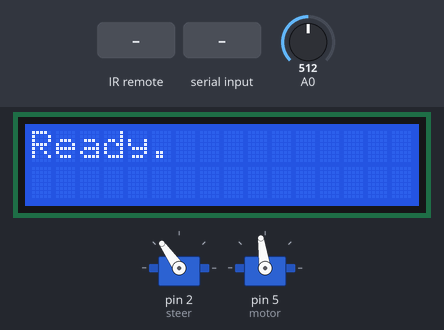
The sketch below on a simulated Arduino Uno, built with avr-gcc and run on an emulated ATmega328P. Parts: 16×2 character LCD, 2 × servo. The test bench sets the inputs (shaded band); at power-on: A0 = 512. What the sketch prints to the serial monitor is not drawn.

Above: at 1.2 s.
1.3 s: infrared code 0xE144FB04 received
At 2.3 s:
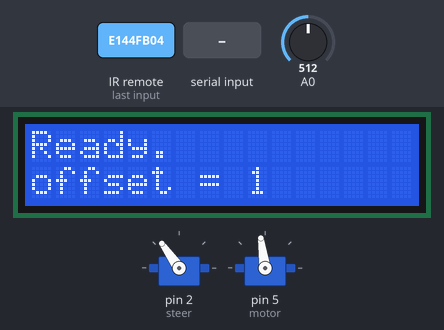
2.8 s: "-" received over the second serial link
At 3.8 s:
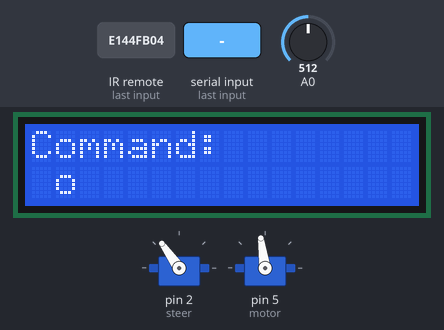
4.3 s: infrared code 0xE1448778 received
At 4.6 s:
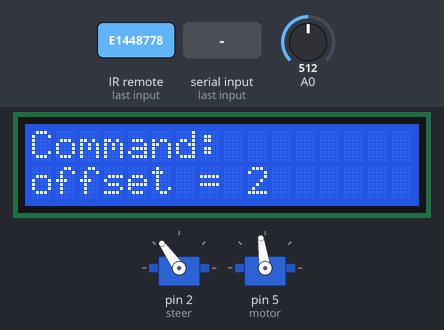
5.8 s: infrared code 0xE1446F90 received
At 7.0 s:
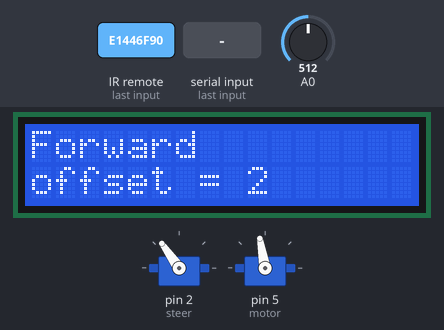
7.3 s: infrared code 0xE144EF10 received
At 8.1 s:
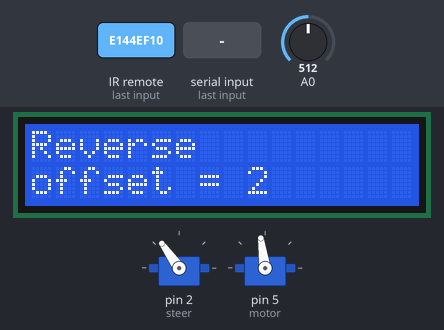
8.8 s: infrared code 0xE1444EB1 received
At 10.0 s:
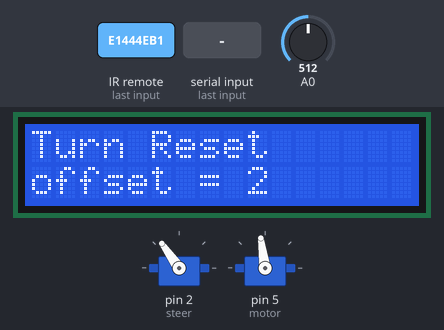
Timing chart, 0 to 11.4 s (numbered marks = the images above; inputs shaded):
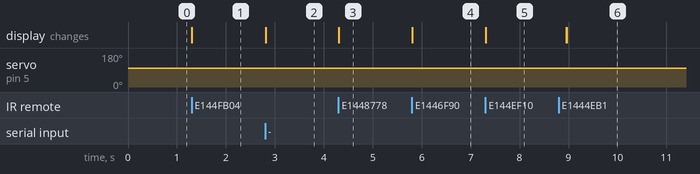

Measured:
- after the input at 1.3 s, the display: first changes at once (image 1 shows a later state)
- after the input at 2.8 s, the display: first changes at once (image 2 shows a later state)
- after the input at 4.3 s, the display: first changes at once (image 3 shows a later state)
- after the input at 5.8 s, servo on pin 5 (motor): 98° → 100° at once; the display: first changes at once (image 4 shows a later state)
- after the input at 7.3 s, servo on pin 5 (motor): 100° → 98° at once; the display: first changes at once (image 5 shows a later state)
- after the input at 8.8 s, the display: first changes after 0.16 s (image 6 shows a later state)

The sketch:

Rover.ino
```cpp
#include <Ultrasonic.h>
#include <IRremote.h>
#include <SoftwareSerial.h>
#include <Servo.h>
#include <LiquidCrystal.h>
//#include <Time.h>

#define NOTE_B0  31
#define NOTE_C1  33
#define NOTE_CS1 35
#define NOTE_D1  37
#define NOTE_DS1 39
#define NOTE_E1  41
#define NOTE_F1  44
#define NOTE_FS1 46
#define NOTE_G1  49
#define NOTE_GS1 52
#define NOTE_A1  55
#define NOTE_AS1 58
#define NOTE_B1  62
#define NOTE_C2  65
#define NOTE_CS2 69
#define NOTE_D2  73
#define NOTE_DS2 78
#define NOTE_E2  82
#define NOTE_F2  87
#define NOTE_FS2 93
#define NOTE_G2  98
#define NOTE_GS2 104
#define NOTE_A2  110
#define NOTE_AS2 117
#define NOTE_B2  123
#define NOTE_C3  131
#define NOTE_CS3 139
#define NOTE_D3  147
#define NOTE_DS3 156
#define NOTE_E3  165
#define NOTE_F3  175
#define NOTE_FS3 185
#define NOTE_G3  196
#define NOTE_GS3 208
#define NOTE_A3  220
#define NOTE_AS3 233
#define NOTE_B3  247
#define NOTE_C4  262
#define NOTE_CS4 277
#define NOTE_D4  294
#define NOTE_DS4 311
#define NOTE_E4  330
#define NOTE_F4  349
#define NOTE_FS4 370
#define NOTE_G4  392
#define NOTE_GS4 415
#define NOTE_A4  440
#define NOTE_AS4 466
#define NOTE_B4  494
#define NOTE_C5  523
#define NOTE_CS5 554
#define NOTE_D5  587
#define NOTE_DS5 622
#define NOTE_E5  659
#define NOTE_F5  698
#define NOTE_FS5 740
#define NOTE_G5  784
#define NOTE_GS5 831
#define NOTE_A5  880
#define NOTE_AS5 932
#define NOTE_B5  988
#define NOTE_C6  1047
#define NOTE_CS6 1109
#define NOTE_D6  1175
#define NOTE_DS6 1245
#define NOTE_E6  1319
#define NOTE_F6  1397
#define NOTE_FS6 1480
#define NOTE_G6  1568
#define NOTE_GS6 1661
#define NOTE_A6  1760
#define NOTE_AS6 1865
#define NOTE_B6  1976
#define NOTE_C7  2093
#define NOTE_CS7 2217
#define NOTE_D7  2349
#define NOTE_DS7 2489
#define NOTE_E7  2637
#define NOTE_F7  2794
#define NOTE_FS7 2960
#define NOTE_G7  3136
#define NOTE_GS7 3322
#define NOTE_A7  3520
#define NOTE_AS7 3729
#define NOTE_B7  3951
#define NOTE_C8  4186
#define NOTE_CS8 4435
#define NOTE_D8  4699
#define NOTE_DS8 4978

int melody[] = {NOTE_C4, NOTE_E4,NOTE_G4, NOTE_D5, NOTE_FS5,NOTE_A5, NOTE_CS6};

// note durations: 4 = quarter note, 8 = eighth note, etc.:
int noteDurations[] = {
  4, 4,2,4,4,2, 2 };

LiquidCrystal lcd(12, 11, 10, 13, 9, 8);
Ultrasonic ultrasonic(12,13);
int RECV_PIN = 4;
IRrecv irrecv(RECV_PIN);
decode_results results;

SoftwareSerial mySerial(0, 1);
Servo steer;
Servo motor;
String msg_one;
String msg_two;
int data;
int pot_range = 10;
int speed = 98;
int default_right = 170;
int default_left = 30;
int turn_offset = 20;
int default_speed = 98;
int default_turn = 125;
int turn = 125;
int current_turn = 125;
int temp = 118;
int offset = 1;
boolean blocked = false;
boolean enable_range = false;
boolean remote_mode = true;


void setup(void){
   //for (int thisNote = 0; thisNote < 6; thisNote++) {
    // to calculate the note duration, take one second
    // divided by the note type.
    //e.g. quarter note = 1000 / 4, eighth note = 1000/8, etc.
    //int noteDuration = 1000/noteDurations[thisNote];
    //tone(10, melody[thisNote],noteDuration);
    // to distinguish the notes, set a minimum time between them.
    // the note's duration + 30% seems to work well:
    //int pauseBetweenNotes = noteDuration * 1.30;
    //delay(pauseBetweenNotes);
    // stop the tone playing:
    //noTone(10);
  //}
  //2 color?
  lcd.begin(16,2);
  pinMode(8, OUTPUT);
  pinMode(9, OUTPUT);
  steer.attach(2);
  steer.write(default_turn);
  motor.write(default_speed);
  motor.attach(5);
  irrecv.enableIRIn();
  mySerial.begin(9600);
  Serial.begin(9600);
  msg_one = "Ready.";
  msg_two = "";
}
void loop(void){
  lcd.setCursor(0,0);
  lcd.print(msg_one);
  lcd.setCursor(0,2);
  lcd.print(msg_two);
  //ONONONONONONONONON: remote control mode on
  //if(remote_mode) {
    //digitalWrite(8, HIGH);
    //digitalWrite( 9, LOW);
  //}
  //else {
     //digitalWrite(8, LOW);
     //digitalWrite(9, HIGH);
  //}
  if(irrecv.decode(&results)) {
    Serial.println(results.value, HEX);
    //right arrow
    if(results.value == 0xE144639C){
      // turn right
      current_turn = default_turn + turn_offset;
      steer.write(current_turn);
    }
    //left arrow
    else if(results.value == 0xE144E31C){
      // turn left
      current_turn = default_turn - turn_offset;
      steer.write(current_turn);
    }
    //number 1 key
    else if(results.value == 0xE144FB04){
      // turn offset low
      turn_offset = 10;
      offset = 1;
      msg_two = "offset = 1";
      lcd.clear();
    }
    //number 2 key
    else if(results.value == 0xE1448778){
      // turn offset medium
      turn_offset = 20;
      offset = 2;
      msg_two = "offset = 2";
      lcd.clear();
    }
    //number 3 key
    else if(results.value == 0xE14447B8){
      // turn offset high
      turn_offset = 30;
      offset = 3;
      msg_two = "offset = 3";
      lcd.clear();
    }
    //up arrow key
    else if(results.value == 0xE1446F90) {
      // increment speed
      speed += offset;
      if(speed < 0){
        speed = 0;
      }
      if(speed > 180){
        speed = 180;
      }
      msg_one = "Forward";
      lcd.clear();
    }
    //down arrow key
    else if(results.value == 0xE144EF10){
      // decrement speed
      speed -= offset;
      if(speed < 0){
        speed = 0;
      }
      if(speed > 180){
        speed = 180;
      }
      msg_one = "Reverse";
      lcd.clear();
    }
    //stop button
    else if(results.value == 0xE14406F9){
      // stopped
      speed = default_speed;
      msg_one = "Stopped";
      lcd.clear();
    }
    //enter key in arrow key pad
    else if(results.value == 0xE1444EB1){
      if(current_turn < default_turn) {
          steer.write(default_turn + 10);
      }
      else if(current_turn > default_turn) {
          steer.write(default_turn - 10);
      }
      delay(150);
      steer.write(default_turn);
      msg_one = "Turn Reset";
      lcd.clear();
    }
    //mute key
    else if(results.value == 0xE144CF30){
      if(enable_range){
        enable_range = false;
      }
      else {
        enable_range = true;
      }
      blocked = false;
      temp = default_speed;
      speed = default_speed;
    }
    //mode button
    else if(results.value == 0xE1443AC5){
      //switch control between pot and remote
      if(!remote_mode){
        remote_mode = true;
      }
      else {
        remote_mode = false;
      }
    }
    irrecv.resume(); // Receive the next value
  }
  //read the potentiometer and scale value
  data = analogRead(A0)/5.9;
  //pot_range = data/8 ;
  // MOTOR WRITE OMGWTFBBQ!!!
  // MOTOR WRITE OMGWTFBBQ!!!
  // MOTOR WRITE OMGWTFBBQ!!!
  // MOTOR WRITE OMGWTFBBQ!!!
  // MOTOR WRITE OMGWTFBBQ!!!
  // MOTOR WRITE OMGWTFBBQ!!!
  // MOTOR WRITE OMGWTFBBQ!!!
  // MOTOR WRITE OMGWTFBBQ!!!
  if(remote_mode){
    motor.write(speed);
  }
  else {
    //motor.writeMicroseconds(microseconds);
    motor.write(data);
  }
  //PWM
  //digitalWrite(5, HIGH);
  //delayMicroseconds(data);
  //digitalWrite(5, LOW);
  //delay(20);
  //take range measurement
  //int range = ultrasonic.Ranging(CM);
  if(remote_mode){
    //Serial.println(speed);
  }
  else {
    Serial.println(data);
  }
  //distance sensor enabled
  //if(enable_range){
    // if(range < pot_range && !blocked){
        //play sound or music? detect object?
      //  blocked = true;
        //temp = speed;
        //speed = default_speed;
        //delay(200);
     //}
     //else if (range > pot_range && blocked == true){
       //delay(200);
        //speed = temp;
        //blocked = false;
     ///}
  //}
  if (mySerial.available() && mySerial.isListening()) {
    if(!mySerial.overflow()){
    char vals[25];
    char inChar;
    int index = 0;
    char val = mySerial.read();
    if(val != 0){
     Serial.println(val);
    }

    switch(val){ // Perform an action depending on the command
    case '1'://Move Forward
    turn_offset = 10;
    break;
    case '2'://Move Forward
    turn_offset = 20;
    break;
     case '3'://Move Forward
    turn_offset = 40;
    break;
  case 'w'://Move Forward
    speed += offset;
      if(speed < 0){
        speed = 0;
      }
      if(speed > 180){
        speed = 180;
      }
  break;

  case 's'://Move Backwards
   speed -= offset;
      if(speed < 0){
        speed = 0;
      }
      if(speed > 180){
        speed = 180;
      }
  break;

  case 'a'://Turn Left
  steer.write(default_turn-turn_offset);
  //delay(100);
  break;

  case 'd'://Turn Right
  steer.write(default_turn+turn_offset);
  //delay(100);
  break;

  case 'x'://turbo
  speed = default_speed;
  break;

  case 'r'://turbo
  steer.write(100);
  //delay(100);
  break;

  case '-': //command
  delay(10);
    while (mySerial.available() > 0){
        if(index < 25) // One less than the size of the array
        {
            inChar = mySerial.read(); // Read a character
            Serial.print(inChar);
            delay(10);
            vals[index] = inChar; // Store it
            index++; // Increment where to write next
            //vals[index] = '\0'; // Null terminate the string
       }
    }
   //get message to print
   msg_one = "Command:";
   msg_two = vals;
   msg_two = msg_two.substring(0, index-1);
   msg_two.trim();
   index = 0;
   lcd.clear();
   Serial.println();
  break;

  default:
  break;
  }
  }
  else {
    mySerial.flush();
    Serial.println("overflow");
    delay(1000);
  }
  }
}
```
